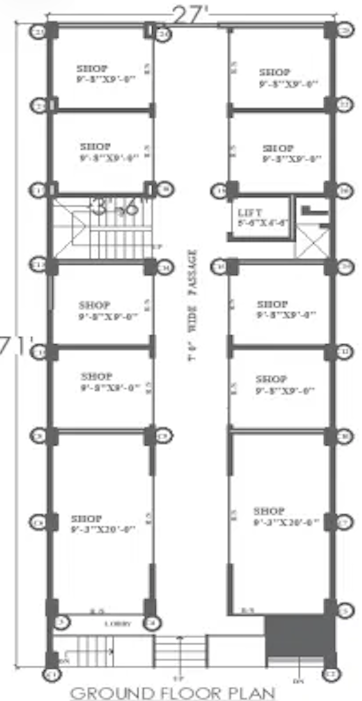
#> input picture data/floors/o2_/g.png, 362 x 701 px
$ python -i floor_loader.py   (imports and definitions only)
#> lines starting #> are read from the running program, lines starting #| are printed output that depends on the picture; after the words box and inside, x2 and y2 are one past the last pixel; in counts of white or black regions, pixels touching at a corner belong together
"""
floor_loader.py
===============
Completely self-contained architectural raster and XML annotation loader.
Loads local floor plans from `proactive_hazard_routing/data/` with ZERO external dependencies.
Features:
  - XML polyline and bounding-box parsing (doors, exits, stairs, boundary)
  - Morphological free-space extraction (Paper 1)
  - 8-connected grid navigation graph construction
  - Precomputed distance potential fields
"""

import os
import xml.etree.ElementTree as ET
import numpy as np
import cv2
import networkx as nx
from PIL import Image
from skimage import morphology
from typing import Dict, List, Tuple, Optional

# Root directory of this isolated project
MODULE_DIR = os.path.dirname(os.path.abspath(__file__))
PROJECT_ROOT = os.path.dirname(MODULE_DIR)
DATA_DIR = os.path.join(PROJECT_ROOT, "data")


# [49 lines left out: function parse_xml, not called in this run]


def detect_free_space(img: np.ndarray, annotations: Optional[Dict] = None) -> np.ndarray:
    """Extracts binary traversable space from the architectural floor plan image."""
    gray = cv2.cvtColor(img, cv2.COLOR_RGB2GRAY)
    _, binary = cv2.threshold(gray, 200, 255, cv2.THRESH_BINARY)
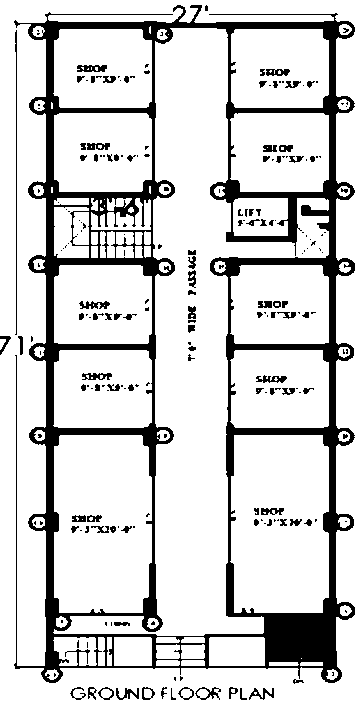
#> binary: shape (701, 362); 83% white; 217 black regions (122 under 20 px), largest, box (x1, y1, x2, y2) and area: (14, 5, 355, 683) 37598, (15, 30, 17, 335) 325, (77, 65, 107, 72) 160
    free_space = binary > 0

    if annotations and annotations.get('boundary'):
        mask = np.zeros_like(free_space, dtype=np.uint8)
        cv2.fillPoly(mask, [np.array(annotations['boundary'], dtype=np.int32)], 1)
        free_space = free_space & (mask > 0)

    fs_u8 = (free_space.astype(np.uint8) * 255)

    if annotations:
        for s in annotations.get('stairs', []):
            cv2.rectangle(fs_u8, (int(s['box'][0]), int(s['box'][1])), (int(s['box'][2]), int(s['box'][3])), 0, 3)
        for l in annotations.get('lifts', []):
            cv2.rectangle(fs_u8, (int(l['box'][0]), int(l['box'][1])), (int(l['box'][2]), int(l['box'][3])), 0, 3)
        for cat in ['doors', 'exits', 'stairs_doors', 'lift_doors']:
            for item in annotations.get(cat, []):
                cv2.circle(fs_u8, (int(item['pos'][0]), int(item['pos'][1])), 15, 255, -1)

    return morphology.remove_small_objects(fs_u8 > 0, min_size=30).astype(np.uint8)
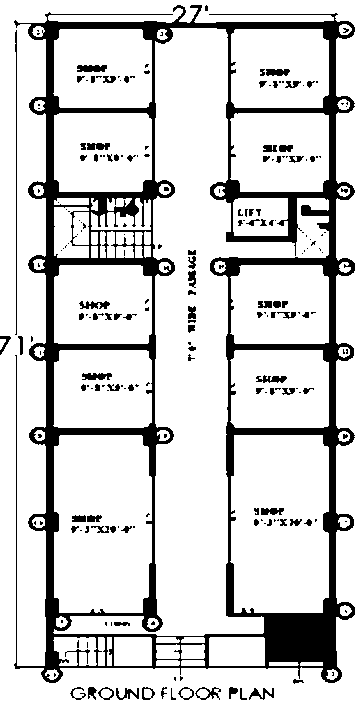
#> returned value: shape (701, 362); values 0 (black) and 1 (white), 82.8% white; 217 black regions (122 under 20 px), largest, box (x1, y1, x2, y2) and area: (14, 5, 355, 683) 37706, (15, 30, 17, 335) 325, (77, 65, 107, 72) 183


# [37 lines left out: function build_nav_graph, not called in this run]


# Available local floor plan presets
FLOOR_PRESETS = {
    "ground": {
        "img": os.path.join(DATA_DIR, "floors", "o2_", "g.png"),
        "xml": os.path.join(DATA_DIR, "xml", "02", "g.xml"),
        "name": "Ground"
    },
    "floor1": {
        "img": os.path.join(DATA_DIR, "floors", "o2_", "1.png"),
        "xml": os.path.join(DATA_DIR, "xml", "02", "1.xml"),
        "name": "Floor1"
    },
    "penthouse": {
        "img": os.path.join(DATA_DIR, "floors", "o2_", "p.png"),
        "xml": os.path.join(DATA_DIR, "xml", "02", "p.xml"),
        "name": "Penthouse"
    },
    "office1": {
        "img": os.path.join(DATA_DIR, "floors", "o1.png"),
        "xml": os.path.join(DATA_DIR, "xml", "o1.xml"),
        "name": "Office1"
    }
}


# [19 lines left out: function load_floor, not called in this run]

>>> import cv2
>>> picture = cv2.cvtColor(cv2.imread('../data/floors/o2_/g.png'), cv2.COLOR_BGR2RGB)
>>> result = detect_free_space(picture)
